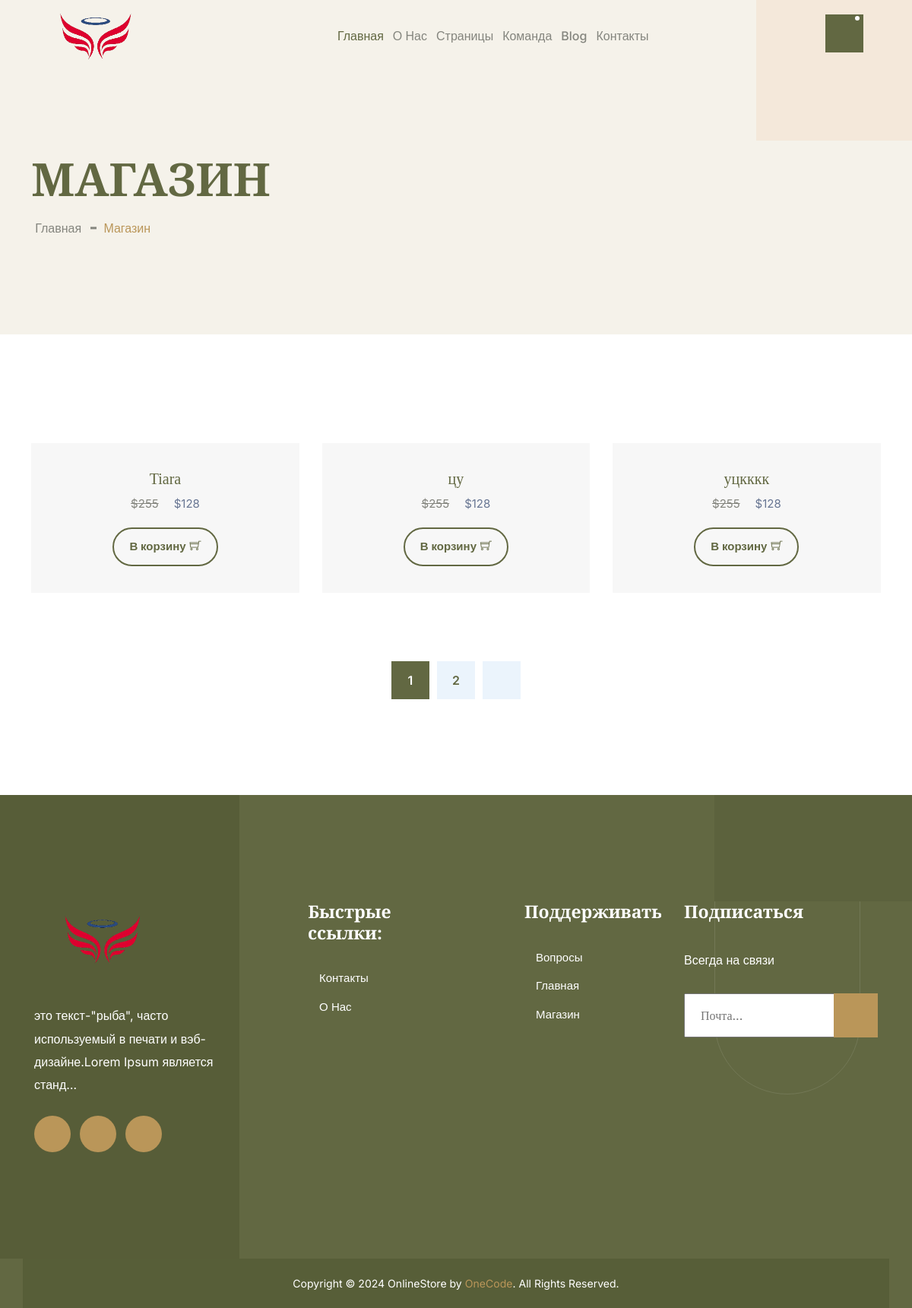
The app's page /shop/ with its own data.
### apps/base/models.py (models this page shows, shortened)
class Settings(models.Model):
    logo = models.ImageField(
        upload_to='logo_image/',
        verbose_name=  'Логотип'
    )
    phone = models.CharField(
        max_length = 255,
        verbose_name = 'Номер телефона'
    )
    facebook = models.URLField(
        verbose_name = 'Facebook URL'
    )
    twitter = models.URLField(
        verbose_name = 'Twitter URL'
    )
    instagram = models.URLField(
        verbose_name = 'Instagram URL'
    )
    schedule = RichTextField(
        verbose_name = 'Расписание'
    )
    address = RichTextField(
        verbose_name = 'Адрес'
    )
    class Meta:
        verbose_name = '1) Основная настройка'
        verbose_name_plural = '1) Основные настройки'

class Slide(models.Model):
    title = models.CharField(
        max_length = 255,
        verbose_name = 'Название'
    )
    description = RichTextField(
        verbose_name = 'Описание'
    )
    image = ResizedImageField(
        force_format="WEBP",
        quality=100,
        upload_to = 'image_main/',
        verbose_name='Фотография',
        blank =True, null=True
    )
    class Meta:
        verbose_name = '2) Слайд '
        verbose_name_plural = '2) Слайды'

### apps/products/models.py (models this page shows, shortened)
class Goods(models.Model):
    image = ResizedImageField(
        force_format="WEBP",
        quality=100,
        upload_to = 'image_goods/',
        verbose_name='Фотография',
        blank =True, null=True
    )
    title = models.CharField(
        max_length = 255,
        verbose_name = 'Название товара'
    )
    old_price = models.CharField(
        max_length = 255,
        verbose_name = 'Старая цена'
    )
    new_price = models.CharField(
        max_length = 255,
        verbose_name = 'Новая цена'
    )
    description = RichTextField(
        verbose_name = 'Описание'
    )
    class Meta:
        verbose_name = '1) Товар'
        verbose_name_plural = '1) Товары'

### apps/products/views.py (the view)
# urls.py: path('shop/',views.shop, name='shop' ),
def shop(request):
    title = "Магазин"
    settings = models.Settings.objects.latest('id')
    slide = models.Slide.objects.latest('id')
    about = About.objects.latest('id')
    goods = Goods.objects.all()
    paginator = Paginator(goods, 3)
    page_number = request.GET.get('page')
    page_obj = paginator.get_page(page_number)
    return render(request, 'products/shop.html', locals())

### templates/products/shop.html (shortened to what this page needs)
{% extends 'include/homepage.html' %}
{% load static %}
{% block content %}
    <div class="page-wrapper">
        {% include 'include/header.html' %}
        <section class="wpo-page-title">
            <div class="container">
                <div class="row">
                    <div class="col col-xs-12">
                        <div class="wpo-breadcumb-wrap">
                            <h2>Магазин</h2>
                            <ol>
                                <li><a href="{% url 'index' %}">Главная</a></li>
                                <li>Магазин</li>
                            </ol>
                        </div>
                    </div>
                </div>
            </div>
            <div class="right-img">
                <div class="image">
                </div>
            </div>
        </section>
        <section class="wpo-shop-section section-padding">
            <div class="container">
                <div class="row">
                    <div class="col col-xs-12">
                        <div class="shop-grids clearfix">
                            {% for goods in page_obj %}
                            <div class="grid">
                                <div class="img-holder">
                                </div>
                                <div class="details">
                                    <h3><a href="{% url 'shop_details' goods.id %}">{{goods.title}}</a></h3>
                                    <del>{{goods.old_price}}</del><span>{{goods.new_price}}</span>
                                    <div class="add-to-cart">
                                        <a href="{% url 'add_to_cart' goods.id %}">В корзину<i class="ti-shopping-cart"></i></a>
                                    </div>
                                </div>
                            </div>
                            {% endfor %}
                        </div>
                        <div class="pagination-wrapper pagination-wrapper-center">
                            <ul class="pg-pagination">
                                {% for num in page_obj.paginator.page_range %}
                                <li {% if page_obj.number == num %}class="active"{% endif %}>
                                    <a href="?page={{ num }}">{{ num }}</a>
                                </li>
                                {% endfor %}
                                {% if page_obj.has_next %}
                                <li>
                                    <a href="?page={{ page_obj.paginator.num_pages }}" aria-label="Next">
                                    </a>
                                </li>
                                {% endif %}
                            </ul>
                        </div>
                    </div>
                </div>
            </div>
        </section>
        {% include 'include/footer.html' %}
    </div>
{% endblock %}

### templates/include/header.html (shortened to what this page needs)
{% load static %}
<header id="header">
    <div class="wpo-site-header">
        <nav class="navigation navbar navbar-expand-lg navbar-light">
            <div class="container">
                <div class="row align-items-center">
                    <div class="col-lg-2 col-md-6 col-6">
                        <div class="navbar-header">
                            <a class="navbar-brand" href="{% url 'index' %}"><img src="{{settings.logo.url}}"
                                    alt="logo"></a>
                        </div>
                    </div>
                    <div class="col-lg-8 col-md-1 col-1">
                        <div id="navbar" class="collapse navbar-collapse navigation-holder">
                            <ul class="nav navbar-nav mb-2 mb-lg-0">
                                <li><a class="active" href="{% url 'index' %}">Главная</a></li>
                                <li><a href="{% url 'about' %}">О нас </a></li>
                                <li class="menu-item-has-children">
                                    <a href="#">Страницы</a>
                                </li>
                                 <li class="menu-item-has-children">
                                        <li><a href="{% url 'team' %}">Команда</a></li>
                                </li>
                                <li class="menu-item-has-children">
                                    <a href="#">Blog</a>
                                </li>
                                <li><a href="{% url 'contacts' %}">Контакты</a></li>
                            </ul>
                        </div>
                    </div>
                    <div class="col-lg-2 col-md-2 col-2">
                        <div class="header-right">
                            <div class="mini-cart">
                                <button class="cart-toggle-btn">
                                    <span class="cart-count"></span></button>
                            </div>
                        </div>
                    </div>
                </div>
            </div>
        </nav>
    </div>
</header>

### templates/include/footer.html (shortened to what this page needs)
{% load static %}
<footer class="wpo-site-footer">
    <div class="wpo-upper-footer">
        <div class="container">
            <div class="row">
                <div class="col col-lg-3 col-md-6 col-sm-12 col-12">
                    <div class="widget about-widget">
                        <div class="logo widget-title">
                            <img src="{{settings.logo.url}}" alt="blog">
                        </div>
                        <p>{{slide.description|safe|truncatechars:100}}</p>
                        <ul class="social">
                            <li><a href="{{settings.facebook}}"></a></li>
                            <li><a href="{{settings.twitter}}"></a></li>
                            <li><a href="{{settings.instagram}}"></a></li>
                        </ul>
                    </div>
                </div>
                <div class="col col-lg-3 col-md-6 col-sm-12 col-12">
                    <div class="widget link-widget">
                        <div class="widget-title">
                            <h3>Быстрые ссылки:</h3>
                        </div>
                        <ul>
                            <li><a href="{% url 'contacts' %}">Контакты</a></li>
                            <li><a href="{% url 'about' %}">О нас</a></li>
                        </ul>
                    </div>
                </div>
                <div class="col col-lg-3 col-md-6 col-sm-12 col-12">
                    <div class="widget link-widget">
                          <div class="widget-title">
                            <h3>Поддерживать:</h3>
                        </div>
                        <ul>
                            <li><a href="{% url 'faq' %}">Вопросы</a></li>
                            <li><a href="{% url 'index' %}">Главная</a></li>
                            <li><a href="{% url 'shop'%}">Магазин</a></li>
                        </ul>
                    </div>
                </div>
                <div class="col col-lg-3 col-md-6 col-sm-12 col-12">
                    <div class="widget social-widget">
                        <div class="widget-title">
                            <h3>Подписаться</h3>
                        </div>
                        <p>Всегда на связи </p>
                        <form class="subscribe">
                            <input class="sub" type="email" placeholder="Почта...">
                            <button type="submit">
                            </button>
                        </form>
                    </div>
                </div>
            </div>
        </div>
    </div>
    <div class="wpo-lower-footer">
        <div class="container">
            <div class="row">
                <div class="col col-xs-12">
                    <p class="copyright"> Copyright &copy; 2024 OnlineStore by <a href="https://onecode.pythonanywhere.com/">OneCode</a>.
                        All
                        Rights Reserved.</p>
                </div>
            </div>
        </div>
    </div>
    <div class="shape">
        <svg viewBox="0 0 260 394" fill="none">
            <rect opacity="0.5" x="0.5" y="0.5" width="191" height="393" rx="95.5" stroke="white"
                stroke-opacity="0.2" />
            <rect width="260" height="140" fill="#5C623D" />
        </svg>
    </div>
</footer>

### records on screen
Settings: logo (picture)
Goods: title "Tiara", old_price "$255", new_price "$128"
Goods: title "цу", old_price "$255", new_price "$128"
Goods: title "уцкккк", old_price "$255", new_price "$128"
Slide: description "это текст-\"рыба\", часто используемый в печати и вэб-дизайне.Lorem Ipsum является станд…"

### other values on screen
{{ num }} "1" "2"
